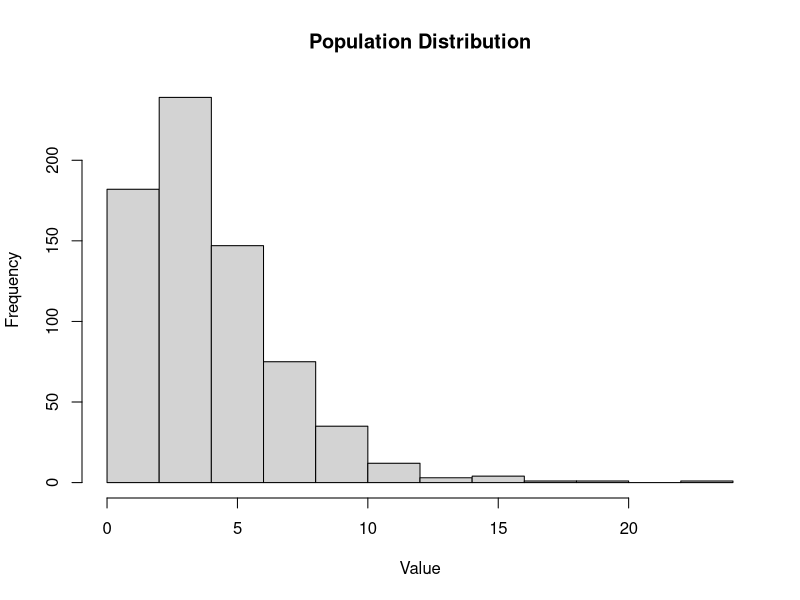
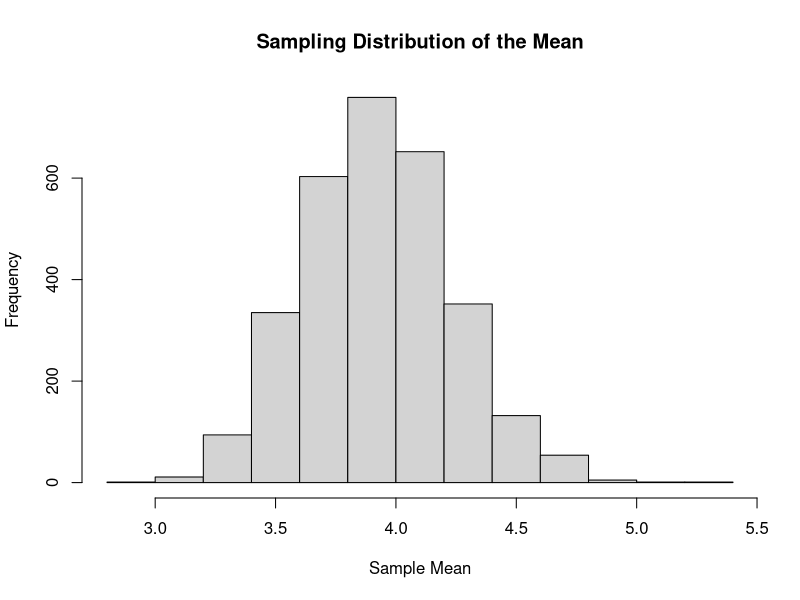

Write the R code that produced these figures, in order.
# Central Limit Theorem (CLT) Proof

# Setting a seed for reproducibility
set.seed(388)

# Creating an empty vector to store sample means
x.bar = numeric(3000)

# Generating a population with a chi-squared distribution
popu.x <- rchisq(n = 700, df = 4)

for (i in 1:3000) {
  # Taking a sample of size 80 with replacement
  samp.x = sample(popu.x, size = 80, replace = TRUE)
  # Calculating the mean of the sample and storing it in the vector
  x.bar[i] = mean(samp.x)
}

# Population distribution
hist(popu.x,
     main = "Population Distribution",
     xlab = "Value",
     ylab = "Frequency")

# Sampling distribution
hist(x.bar,
     main = "Sampling Distribution of the Mean",
     xlab = "Sample Mean",
     ylab = "Frequency")

# Rule1 proof
cat("Population mean:", mean(popu.x), "\n")
cat("Sample mean:", mean(x.bar), "\n")

# Rule2 proof
cat("Population standard deviation:", sd(popu.x), "\n")
cat("Standard error:", sd(popu.x) / sqrt(80), "\n")
cat("Sample standard deviation:", sd(x.bar), "\n")
